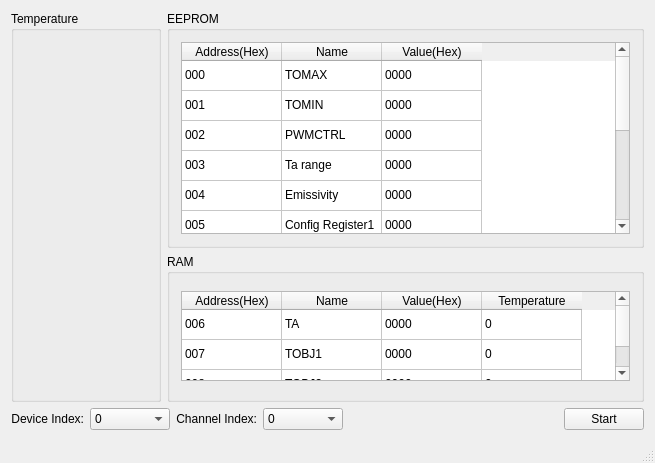
<?xml version="1.0" encoding="UTF-8"?>
<ui version="4.0">
 <class>MainWindow</class>
 <widget class="QMainWindow" name="MainWindow">
  <property name="geometry">
   <rect>
    <x>0</x>
    <y>0</y>
    <width>655</width>
    <height>463</height>
   </rect>
  </property>
  <property name="windowTitle">
   <string>Infrared Temperature Measurement</string>
  </property>
  <widget class="QWidget" name="centralWidget">
   <layout class="QGridLayout" name="gridLayout_2">
    <item row="0" column="0">
     <layout class="QVBoxLayout" name="verticalLayout_2">
      <item>
       <layout class="QHBoxLayout" name="horizontalLayout_3">
        <item>
         <widget class="QGroupBox" name="temperatureGroupBox">
          <property name="sizePolicy">
           <sizepolicy hsizetype="Fixed" vsizetype="Expanding">
            <horstretch>0</horstretch>
            <verstretch>0</verstretch>
           </sizepolicy>
          </property>
          <property name="minimumSize">
           <size>
            <width>150</width>
            <height>0</height>
           </size>
          </property>
          <property name="maximumSize">
           <size>
            <width>16777215</width>
            <height>16777215</height>
           </size>
          </property>
          <property name="title">
           <string>Temperature</string>
          </property>
          <layout class="QGridLayout" name="gridLayout"/>
         </widget>
        </item>
        <item>
         <layout class="QVBoxLayout" name="verticalLayout">
          <item>
           <widget class="QGroupBox" name="groupBox_4">
            <property name="title">
             <string>EEPROM</string>
            </property>
            <layout class="QGridLayout" name="gridLayout_4">
             <item row="0" column="0">
              <widget class="QTableWidget" name="EEPROMTableWidget">
               <attribute name="verticalHeaderVisible">
                <bool>false</bool>
               </attribute>
               <row>
                <property name="text">
                 <string>1</string>
                </property>
               </row>
               <row>
                <property name="text">
                 <string>2</string>
                </property>
               </row>
               <row>
                <property name="text">
                 <string>3</string>
                </property>
               </row>
               <row>
                <property name="text">
                 <string>4</string>
                </property>
               </row>
               <row>
                <property name="text">
                 <string>6</string>
                </property>
               </row>
               <row>
                <property name="text">
                 <string>7</string>
                </property>
               </row>
               <row>
                <property name="text">
                 <string>8</string>
                </property>
               </row>
               <row>
                <property name="text">
                 <string>9</string>
                </property>
               </row>
               <row>
                <property name="text">
                 <string>10</string>
                </property>
               </row>
               <row>
                <property name="text">
                 <string>11</string>
                </property>
               </row>
               <row>
                <property name="text">
                 <string>13</string>
                </property>
               </row>
               <column>
                <property name="text">
                 <string>Address(Hex)</string>
                </property>
               </column>
               <column>
                <property name="text">
                 <string>Name</string>
                </property>
               </column>
               <column>
                <property name="text">
                 <string>Value(Hex)</string>
                </property>
               </column>
               <item row="0" column="0">
                <property name="text">
                 <string>000</string>
                </property>
               </item>
               <item row="0" column="1">
                <property name="text">
                 <string>TOMAX</string>
                </property>
               </item>
               <item row="0" column="2">
                <property name="text">
                 <string>0000</string>
                </property>
               </item>
               <item row="1" column="0">
                <property name="text">
                 <string>001</string>
                </property>
               </item>
               <item row="1" column="1">
                <property name="text">
                 <string>TOMIN</string>
                </property>
               </item>
               <item row="1" column="2">
                <property name="text">
                 <string>0000</string>
                </property>
               </item>
               <item row="2" column="0">
                <property name="text">
                 <string>002</string>
                </property>
               </item>
               <item row="2" column="1">
                <property name="text">
                 <string>PWMCTRL</string>
                </property>
               </item>
               <item row="2" column="2">
                <property name="text">
                 <string>0000</string>
                </property>
               </item>
               <item row="3" column="0">
                <property name="text">
                 <string>003</string>
                </property>
               </item>
               <item row="3" column="1">
                <property name="text">
                 <string>Ta range</string>
                </property>
               </item>
               <item row="3" column="2">
                <property name="text">
                 <string>0000</string>
                </property>
               </item>
               <item row="4" column="0">
                <property name="text">
                 <string>004</string>
                </property>
               </item>
               <item row="4" column="1">
                <property name="text">
                 <string>Emissivity</string>
                </property>
               </item>
               <item row="4" column="2">
                <property name="text">
                 <string>0000</string>
                </property>
               </item>
               <item row="5" column="0">
                <property name="text">
                 <string>005</string>
                </property>
               </item>
               <item row="5" column="1">
                <property name="text">
                 <string>Config Register1</string>
                </property>
               </item>
               <item row="5" column="2">
                <property name="text">
                 <string>0000</string>
                </property>
               </item>
               <item row="6" column="0">
                <property name="text">
                 <string>00E</string>
                </property>
               </item>
               <item row="6" column="1">
                <property name="text">
                 <string>SMBus address</string>
                </property>
               </item>
               <item row="6" column="2">
                <property name="text">
                 <string>0000</string>
                </property>
               </item>
               <item row="7" column="0">
                <property name="text">
                 <string>01C</string>
                </property>
               </item>
               <item row="7" column="1">
                <property name="text">
                 <string>ID number0</string>
                </property>
               </item>
               <item row="7" column="2">
                <property name="text">
                 <string>0000</string>
                </property>
               </item>
               <item row="8" column="0">
                <property name="text">
                 <string>01D</string>
                </property>
               </item>
               <item row="8" column="1">
                <property name="text">
                 <string>ID number1</string>
                </property>
               </item>
               <item row="8" column="2">
                <property name="text">
                 <string>0000</string>
                </property>
               </item>
               <item row="9" column="0">
                <property name="text">
                 <string>01E</string>
                </property>
               </item>
               <item row="9" column="1">
                <property name="text">
                 <string>ID number2</string>
                </property>
               </item>
               <item row="9" column="2">
                <property name="text">
                 <string>0000</string>
                </property>
               </item>
               <item row="10" column="0">
                <property name="text">
                 <string>01F</string>
                </property>
               </item>
               <item row="10" column="1">
                <property name="text">
                 <string>ID number3</string>
                </property>
               </item>
               <item row="10" column="2">
                <property name="text">
                 <string>0000</string>
                </property>
               </item>
              </widget>
             </item>
            </layout>
           </widget>
          </item>
          <item>
           <widget class="QGroupBox" name="groupBox_5">
            <property name="title">
             <string>RAM</string>
            </property>
            <layout class="QGridLayout" name="gridLayout_5">
             <item row="0" column="0">
              <widget class="QTableWidget" name="RAMTableWidget">
               <property name="maximumSize">
                <size>
                 <width>16777215</width>
                 <height>90</height>
                </size>
               </property>
               <attribute name="verticalHeaderVisible">
                <bool>false</bool>
               </attribute>
               <row>
                <property name="text">
                 <string>1</string>
                </property>
               </row>
               <row>
                <property name="text">
                 <string>2</string>
                </property>
               </row>
               <row>
                <property name="text">
                 <string>3</string>
                </property>
               </row>
               <column>
                <property name="text">
                 <string>Address(Hex)</string>
                </property>
               </column>
               <column>
                <property name="text">
                 <string>Name</string>
                </property>
               </column>
               <column>
                <property name="text">
                 <string>Value(Hex)</string>
                </property>
               </column>
               <column>
                <property name="text">
                 <string>Temperature</string>
                </property>
               </column>
               <item row="0" column="0">
                <property name="text">
                 <string>006</string>
                </property>
               </item>
               <item row="0" column="1">
                <property name="text">
                 <string>TA</string>
                </property>
               </item>
               <item row="0" column="2">
                <property name="text">
                 <string>0000</string>
                </property>
               </item>
               <item row="0" column="3">
                <property name="text">
                 <string>0</string>
                </property>
               </item>
               <item row="1" column="0">
                <property name="text">
                 <string>007</string>
                </property>
               </item>
               <item row="1" column="1">
                <property name="text">
                 <string>TOBJ1</string>
                </property>
               </item>
               <item row="1" column="2">
                <property name="text">
                 <string>0000</string>
                </property>
               </item>
               <item row="1" column="3">
                <property name="text">
                 <string>0</string>
                </property>
               </item>
               <item row="2" column="0">
                <property name="text">
                 <string>008</string>
                </property>
               </item>
               <item row="2" column="1">
                <property name="text">
                 <string>TOBJ2</string>
                </property>
               </item>
               <item row="2" column="2">
                <property name="text">
                 <string>0000</string>
                </property>
               </item>
               <item row="2" column="3">
                <property name="text">
                 <string>0</string>
                </property>
               </item>
              </widget>
             </item>
            </layout>
           </widget>
          </item>
         </layout>
        </item>
       </layout>
      </item>
      <item>
       <layout class="QHBoxLayout" name="horizontalLayout_5">
        <item>
         <layout class="QHBoxLayout" name="horizontalLayout">
          <item>
           <widget class="QLabel" name="label">
            <property name="text">
             <string>Device Index:</string>
            </property>
            <property name="alignment">
             <set>Qt::AlignRight|Qt::AlignTrailing|Qt::AlignVCenter</set>
            </property>
           </widget>
          </item>
          <item>
           <widget class="QComboBox" name="deviceIndexComboBox">
            <property name="minimumSize">
             <size>
              <width>80</width>
              <height>0</height>
             </size>
            </property>
            <item>
             <property name="text">
              <string>0</string>
             </property>
            </item>
            <item>
             <property name="text">
              <string>1</string>
             </property>
            </item>
            <item>
             <property name="text">
              <string>2</string>
             </property>
            </item>
            <item>
             <property name="text">
              <string>3</string>
             </property>
            </item>
            <item>
             <property name="text">
              <string>4</string>
             </property>
            </item>
            <item>
             <property name="text">
              <string>5</string>
             </property>
            </item>
            <item>
             <property name="text">
              <string>6</string>
             </property>
            </item>
            <item>
             <property name="text">
              <string>7</string>
             </property>
            </item>
            <item>
             <property name="text">
              <string>8</string>
             </property>
            </item>
            <item>
             <property name="text">
              <string>9</string>
             </property>
            </item>
           </widget>
          </item>
         </layout>
        </item>
        <item>
         <layout class="QHBoxLayout" name="horizontalLayout_2">
          <item>
           <widget class="QLabel" name="label_2">
            <property name="text">
             <string>Channel Index:</string>
            </property>
            <property name="alignment">
             <set>Qt::AlignRight|Qt::AlignTrailing|Qt::AlignVCenter</set>
            </property>
           </widget>
          </item>
          <item>
           <widget class="QComboBox" name="channelIndexComboBox">
            <property name="minimumSize">
             <size>
              <width>80</width>
              <height>0</height>
             </size>
            </property>
            <item>
             <property name="text">
              <string>0</string>
             </property>
            </item>
            <item>
             <property name="text">
              <string>1</string>
             </property>
            </item>
           </widget>
          </item>
         </layout>
        </item>
        <item>
         <spacer name="horizontalSpacer">
          <property name="orientation">
           <enum>Qt::Horizontal</enum>
          </property>
          <property name="sizeHint" stdset="0">
           <size>
            <width>40</width>
            <height>20</height>
           </size>
          </property>
         </spacer>
        </item>
        <item>
         <widget class="QPushButton" name="startPushButton">
          <property name="text">
           <string>Start</string>
          </property>
         </widget>
        </item>
       </layout>
      </item>
     </layout>
    </item>
   </layout>
  </widget>
  <widget class="QMenuBar" name="menuBar">
   <property name="geometry">
    <rect>
     <x>0</x>
     <y>0</y>
     <width>655</width>
     <height>23</height>
    </rect>
   </property>
  </widget>
  <widget class="QStatusBar" name="statusBar"/>
 </widget>
 <layoutdefault spacing="6" margin="11"/>
 <resources/>
 <connections/>
</ui>
